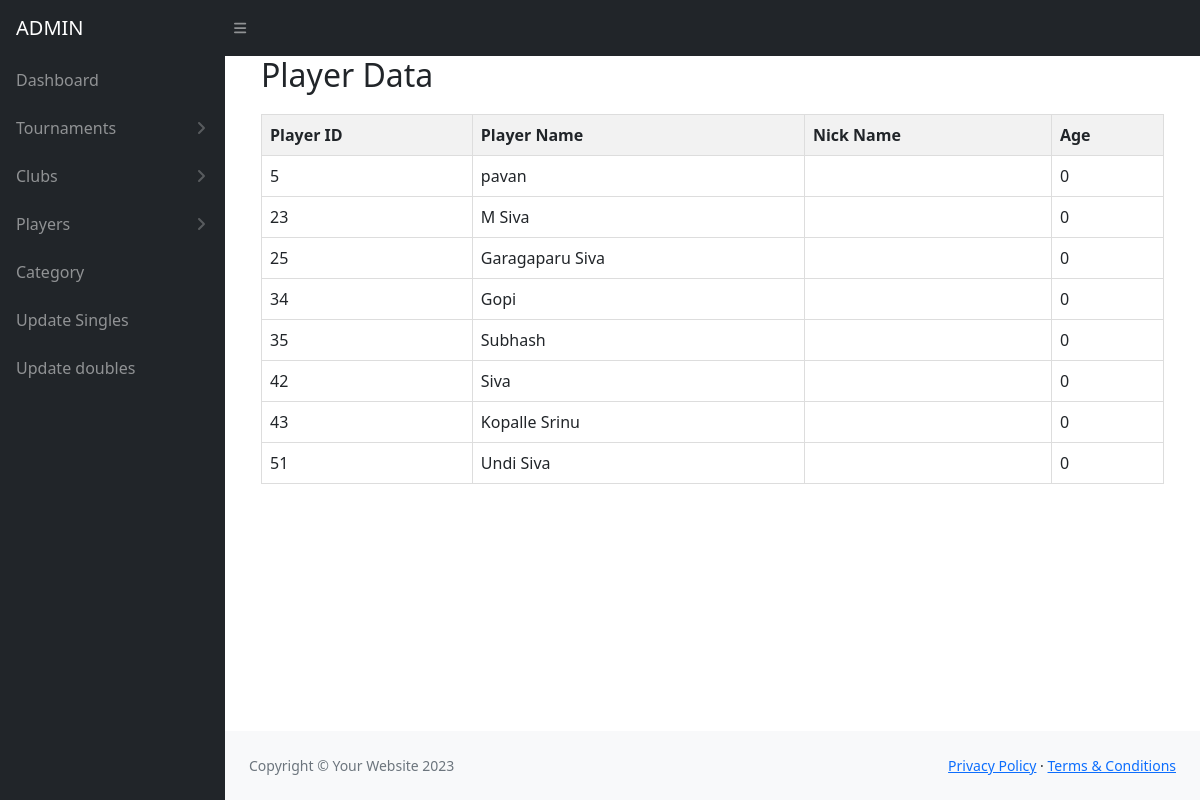
The app's page /club2.php with its own data.
### tables this page shows
CREATE TABLE `players_d` (
  `pid` int(255) NOT NULL,
  `pname` varchar(100) NOT NULL,
  `pnickname` varchar(50) NOT NULL,
  `age` int(20) NOT NULL,
  `gender` varchar(20) NOT NULL,
  `address` varchar(100) NOT NULL,
  `mobileno` varchar(11) NOT NULL,
  `email` varchar(50) DEFAULT NULL,
  `cid1` int(10) NOT NULL,
  `cid2` int(10) NOT NULL,
  `cid3` int(10) NOT NULL
);

### club2.php (the view, shortened to what this page needs)
<?php
    include 'nav.php';
?>
<main>
    <div class="container-fluid px-4">
        <div class="container">
            <h2>Player Data</h2>
            <table>
                <thead>
                    <tr>
                        <th>Player ID</th>
                        <th>Player Name</th>
                        <th>Nick Name</th>
                        <th>Age</th>
                    </tr>
                </thead>
                <tbody>
                    <?php
                    include 'connect.php';
                    $sql = "SELECT *
                            FROM players_d
                            WHERE players_d.cid2 = 2 ";
                    $result = mysqli_query($conn, $sql);
                    while ($row = mysqli_fetch_assoc($result)) {
                        echo "<tr>";
                        echo "<td>{$row['pid']}</td>";
                        echo "<td>{$row['pname']}</td>";
                        echo "<td>{$row['pnickname']}</td>";
                        echo "<td>{$row['age']}</td>";
                        echo "</tr>";
                    }
                    ?>
                </tbody>
            </table>
        </div>
    </div>
</main>
<footer class="py-4 bg-light mt-auto">
    <div class="container-fluid px-4">
        <div class="d-flex align-items-center justify-content-between small">
            <div class="text-muted">Copyright &copy; Your Website 2023</div>
            <div>
                <a href="#">Privacy Policy</a>
                &middot;
                <a href="#">Terms &amp; Conditions</a>
            </div>
        </div>
    </div>
</footer>

### club2.php (style rules this page uses)
table { width: 100%; border-collapse: collapse; margin-top: 20px; }
th, td { border: 1px solid #ddd; padding: 8px; text-align: left; }
th { background-color: #f2f2f2; }

### records on screen
players_d: pid "5", pname "pavan", age "0"
players_d: pid "23", pname "M Siva", age "0"
players_d: pid "25", pname "Garagaparu Siva", age "0"
players_d: pid "34", pname "Gopi", age "0"
players_d: pid "35", pname "Subhash", age "0"
players_d: pid "42", pname "Siva", age "0"
players_d: pid "43", pname "Kopalle Srinu", age "0"
players_d: pid "51", pname "Undi Siva", age "0"
